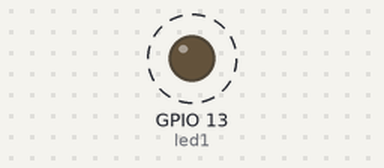
A program run on a simulated ESP32 board running MicroPython. On the bench: output pins drawn as LEDs (lit = HIGH). Dashed ring = blinking. What the program prints to the serial console is not drawn.

Above: at 0.15 s.
Timing chart, 0 to 3.0 s (numbered marks = the images above):
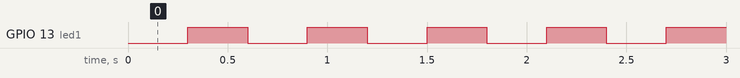

The program:

timer2.py
```python
from machine import Pin, Timer

interruptCounter = 0
led1 = Pin(13,Pin.OUT)

def handleTimerInt(timer):
    led1.value(not led1.value())
    global interruptCounter
    interruptCounter = interruptCounter+1
    print("Interrupt has occurred: " + str(interruptCounter))

myTimer = Timer(0)
myTimer.init(period=300, mode=Timer.PERIODIC, callback=handleTimerInt)
```

Measured:
- by itself, GPIO 13 (led1): alternates HIGH for 0.30 s and LOW for 0.30 s
